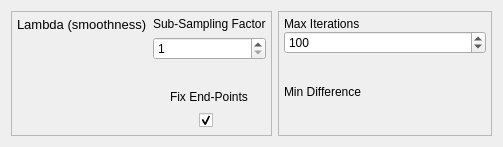
<?xml version="1.0" encoding="UTF-8"?>
<ui version="4.0">
 <class>Form</class>
 <widget class="QWidget" name="Form">
  <property name="geometry">
   <rect>
    <x>0</x>
    <y>0</y>
    <width>503</width>
    <height>147</height>
   </rect>
  </property>
  <property name="windowTitle">
   <string>Form</string>
  </property>
  <property name="styleSheet">
   <string notr="true">font: 10pt &quot;Arial&quot;;</string>
  </property>
  <layout class="QGridLayout" name="gridLayout">
   <item row="0" column="3" rowspan="2" colspan="2">
    <widget class="QFrame" name="frame_4">
     <property name="frameShape">
      <enum>QFrame::StyledPanel</enum>
     </property>
     <property name="frameShadow">
      <enum>QFrame::Plain</enum>
     </property>
     <layout class="QVBoxLayout" name="verticalLayout_8">
      <property name="leftMargin">
       <number>5</number>
      </property>
      <property name="topMargin">
       <number>5</number>
      </property>
      <property name="rightMargin">
       <number>5</number>
      </property>
      <property name="bottomMargin">
       <number>5</number>
      </property>
      <item>
       <layout class="QVBoxLayout" name="verticalLayout_9">
        <property name="spacing">
         <number>0</number>
        </property>
        <property name="topMargin">
         <number>0</number>
        </property>
        <item>
         <widget class="QLabel" name="label_9">
          <property name="text">
           <string>Max Iterations</string>
          </property>
         </widget>
        </item>
        <item>
         <widget class="QSpinBox" name="spinBoxMaxIter">
          <property name="minimum">
           <number>1</number>
          </property>
          <property name="maximum">
           <number>1000000</number>
          </property>
          <property name="value">
           <number>100</number>
          </property>
         </widget>
        </item>
        <item>
         <spacer name="verticalSpacer_3">
          <property name="orientation">
           <enum>Qt::Vertical</enum>
          </property>
          <property name="sizeHint" stdset="0">
           <size>
            <width>20</width>
            <height>40</height>
           </size>
          </property>
         </spacer>
        </item>
        <item>
         <widget class="QLabel" name="label_10">
          <property name="text">
           <string>Min Difference</string>
          </property>
         </widget>
        </item>
        <item>
         <spacer name="verticalSpacer_4">
          <property name="orientation">
           <enum>Qt::Vertical</enum>
          </property>
          <property name="sizeHint" stdset="0">
           <size>
            <width>20</width>
            <height>40</height>
           </size>
          </property>
         </spacer>
        </item>
       </layout>
      </item>
     </layout>
    </widget>
   </item>
   <item row="0" column="0" rowspan="2">
    <widget class="QFrame" name="frame_3">
     <property name="frameShape">
      <enum>QFrame::StyledPanel</enum>
     </property>
     <property name="frameShadow">
      <enum>QFrame::Plain</enum>
     </property>
     <layout class="QGridLayout" name="gridLayout_2">
      <property name="leftMargin">
       <number>5</number>
      </property>
      <property name="topMargin">
       <number>5</number>
      </property>
      <property name="rightMargin">
       <number>5</number>
      </property>
      <property name="bottomMargin">
       <number>5</number>
      </property>
      <item row="0" column="2">
       <layout class="QVBoxLayout" name="verticalLayout_3">
        <item alignment="Qt::AlignLeft|Qt::AlignTop">
         <widget class="QLabel" name="label_3">
          <property name="text">
           <string>Sub-Sampling Factor</string>
          </property>
         </widget>
        </item>
        <item alignment="Qt::AlignTop">
         <widget class="QSpinBox" name="spinBoxRedux">
          <property name="minimum">
           <number>1</number>
          </property>
          <property name="maximum">
           <number>10000</number>
          </property>
         </widget>
        </item>
        <item>
         <spacer name="verticalSpacer_7">
          <property name="orientation">
           <enum>Qt::Vertical</enum>
          </property>
          <property name="sizeHint" stdset="0">
           <size>
            <width>20</width>
            <height>40</height>
           </size>
          </property>
         </spacer>
        </item>
       </layout>
      </item>
      <item row="1" column="2">
       <layout class="QVBoxLayout" name="verticalLayout_4">
        <item alignment="Qt::AlignHCenter|Qt::AlignVCenter">
         <widget class="QLabel" name="label_4">
          <property name="text">
           <string>Fix End-Points</string>
          </property>
         </widget>
        </item>
        <item alignment="Qt::AlignHCenter|Qt::AlignTop">
         <widget class="QCheckBox" name="checkBox">
          <property name="minimumSize">
           <size>
            <width>20</width>
            <height>20</height>
           </size>
          </property>
          <property name="text">
           <string/>
          </property>
          <property name="checked">
           <bool>true</bool>
          </property>
         </widget>
        </item>
       </layout>
      </item>
      <item row="0" column="0" rowspan="2">
       <widget class="QFrame" name="frame">
        <property name="frameShape">
         <enum>QFrame::NoFrame</enum>
        </property>
        <property name="frameShadow">
         <enum>QFrame::Plain</enum>
        </property>
        <property name="lineWidth">
         <number>0</number>
        </property>
        <layout class="QVBoxLayout" name="verticalLayout">
         <property name="leftMargin">
          <number>0</number>
         </property>
         <property name="topMargin">
          <number>0</number>
         </property>
         <property name="rightMargin">
          <number>0</number>
         </property>
         <property name="bottomMargin">
          <number>0</number>
         </property>
         <item>
          <layout class="QVBoxLayout" name="verticalLayout_2">
           <item alignment="Qt::AlignLeft">
            <widget class="QLabel" name="label_2">
             <property name="font">
              <font>
               <family>Arial</family>
               <pointsize>10</pointsize>
               <weight>50</weight>
               <italic>false</italic>
               <bold>false</bold>
              </font>
             </property>
             <property name="text">
              <string>Lambda (smoothness)</string>
             </property>
            </widget>
           </item>
           <item>
            <spacer name="verticalSpacer_2">
             <property name="orientation">
              <enum>Qt::Vertical</enum>
             </property>
             <property name="sizeHint" stdset="0">
              <size>
               <width>20</width>
               <height>40</height>
              </size>
             </property>
            </spacer>
           </item>
          </layout>
         </item>
        </layout>
       </widget>
      </item>
     </layout>
    </widget>
   </item>
  </layout>
 </widget>
 <resources/>
 <connections/>
 <buttongroups>
  <buttongroup name="buttonGroup"/>
 </buttongroups>
</ui>
